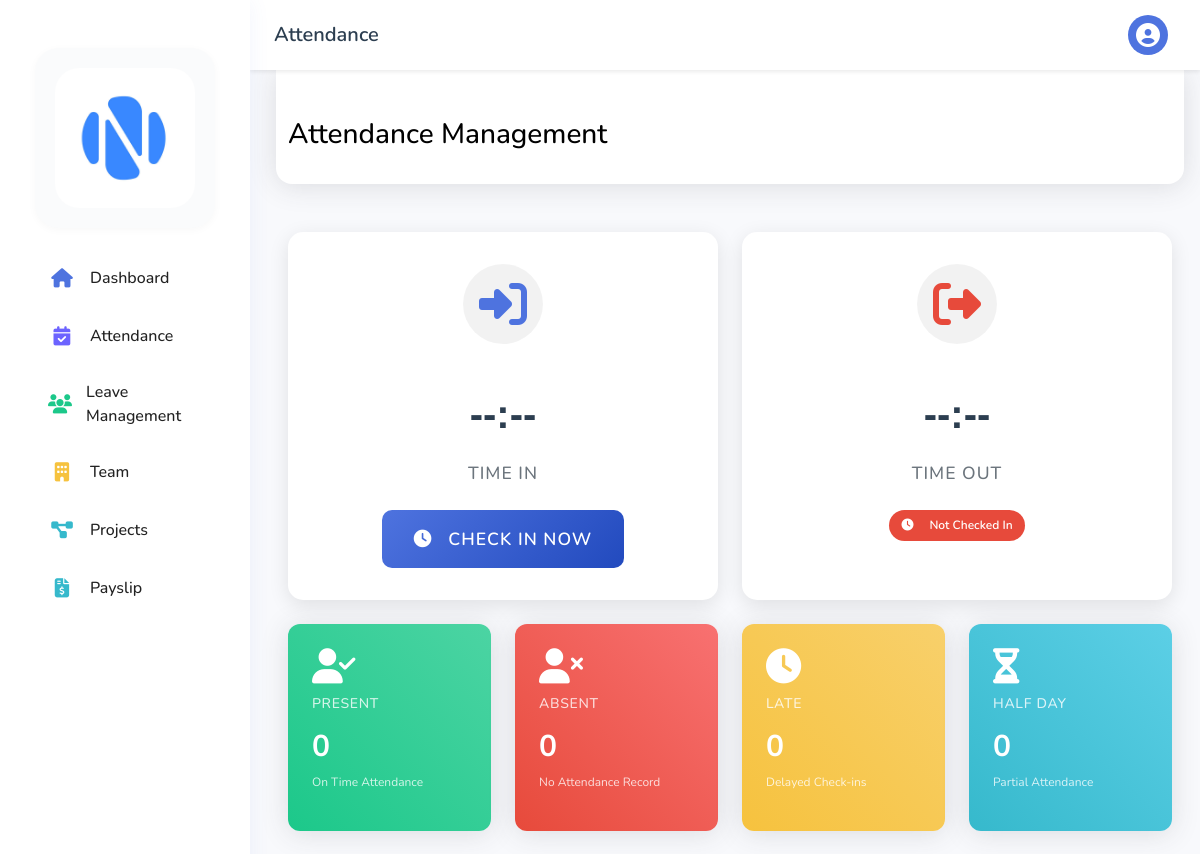
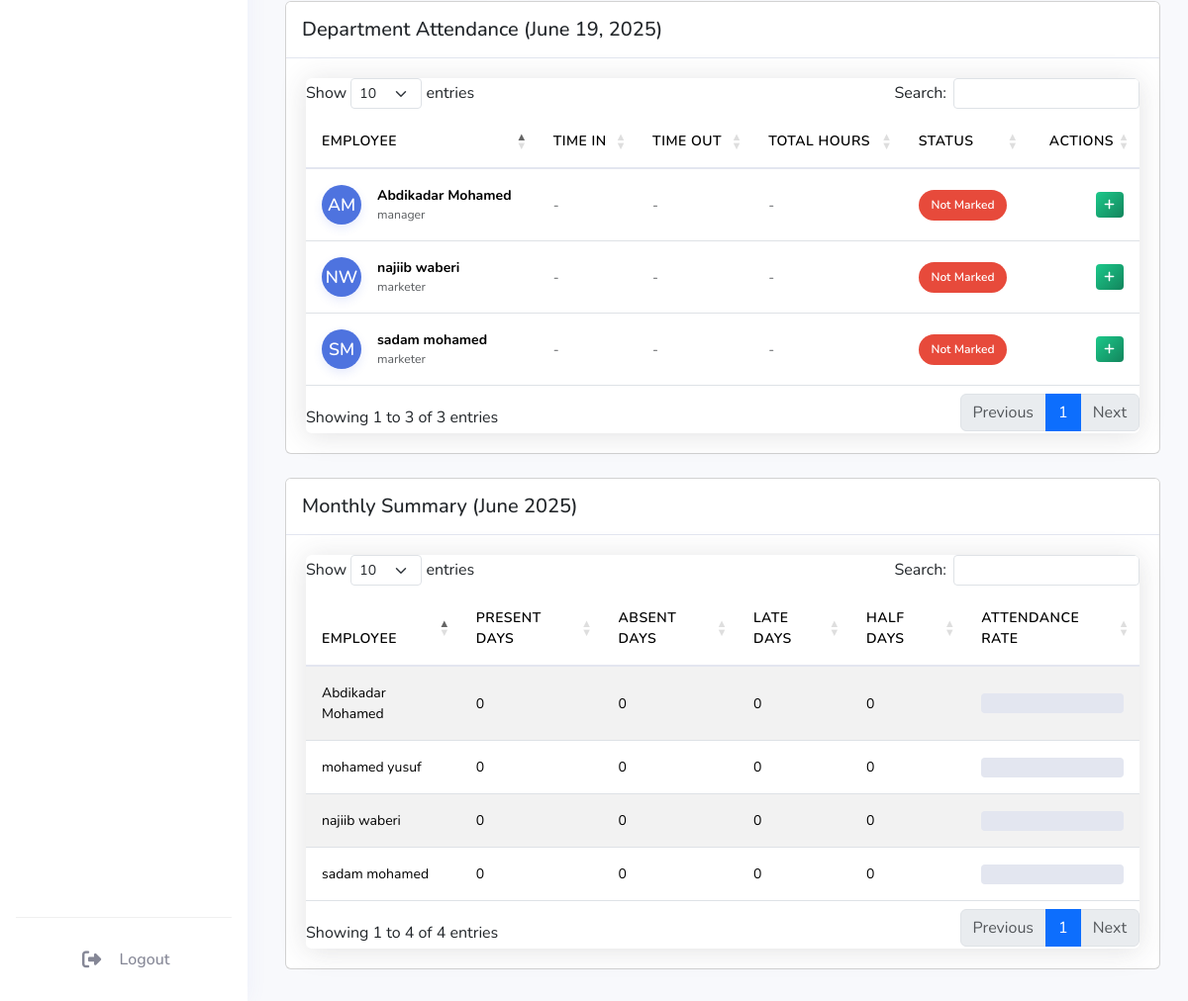
The page /dashboard/manager/attendance.php (signed in) on the database its author committed (2 pictures, top to bottom).
### tables this page shows
CREATE TABLE `employees` (
  `emp_id` int(11) NOT NULL,
  `user_id` int(11) DEFAULT NULL,
  `first_name` varchar(50) NOT NULL,
  `last_name` varchar(50) NOT NULL,
  `dept_id` int(11) DEFAULT NULL,
  `position` varchar(100) DEFAULT NULL,
  `hire_date` date DEFAULT NULL,
  `basic_salary` decimal(10,2) DEFAULT 0.00,
  `salary` decimal(10,2) DEFAULT NULL,
  `phone` varchar(20) DEFAULT NULL,
  `address` text DEFAULT NULL,
  `profile_image` varchar(255) DEFAULT NULL,
  `gender` enum('male','female') NOT NULL DEFAULT 'male'
);

### dashboard/manager/attendance.php (the view, shortened to what the rows shown need)
<?php
require_once '../../config/database.php';
$stmt = $pdo->prepare("
    SELECT e.*, d.dept_id, d.dept_name
    FROM employees e
    LEFT JOIN departments d ON e.dept_id = d.dept_id
    WHERE e.user_id = ?
");
$stmt->execute([$_SESSION['user_id']]);
$manager = $stmt->fetch();
$current_date = isset($_GET['date']) ? $_GET['date'] : date('Y-m-d');
$current_month = date('Y-m');
$department_employees = [];
$attendance_stats = [
    'total_employees' => 0,
    'present_count' => 0,
    'absent_count' => 0,
    'late_count' => 0,
    'halfday_count' => 0
];
$monthly_summary = [];
try {
    $stmt = $pdo->prepare("
        SELECT e.emp_id, e.first_name, e.last_name, e.position, u.email, e.phone
        FROM employees e
        JOIN users u ON e.user_id = u.user_id
        WHERE e.dept_id = ?
        ORDER BY e.first_name
    ");
    $stmt->execute([$manager['dept_id']]);
    $department_employees = $stmt->fetchAll();
    $stmt = $pdo->prepare("
        SELECT
            COUNT(*) as total_employees,
            SUM(CASE WHEN a.status = 'present' THEN 1 ELSE 0 END) as present_count,
            SUM(CASE WHEN a.status = 'absent' THEN 1 ELSE 0 END) as absent_count,
            SUM(CASE WHEN a.status = 'late' THEN 1 ELSE 0 END) as late_count,
            SUM(CASE WHEN a.status = 'half-day' THEN 1 ELSE 0 END) as halfday_count
        FROM employees e
        LEFT JOIN attendance a ON e.emp_id = a.emp_id AND DATE(a.attendance_date) = ?
        WHERE e.dept_id = ?
    ");
    $stmt->execute([$current_date, $manager['dept_id']]);
    $attendance_stats = $stmt->fetch();
    $stmt = $pdo->prepare("
        SELECT
            e.emp_id,
            e.first_name,
            e.last_name,
            COUNT(DISTINCT CASE WHEN a.status = 'present' THEN DATE(a.attendance_date) END) as present_days,
            COUNT(DISTINCT CASE WHEN a.status = 'absent' THEN DATE(a.attendance_date) END) as absent_days,
            COUNT(DISTINCT CASE WHEN a.status = 'late' THEN DATE(a.attendance_date) END) as late_days,
            COUNT(DISTINCT CASE WHEN a.status = 'half-day' THEN DATE(a.attendance_date) END) as halfday_days
        FROM employees e
        LEFT JOIN attendance a ON e.emp_id = a.emp_id
            AND DATE_FORMAT(a.attendance_date, '%Y-%m') = ?
        WHERE e.dept_id = ?
        GROUP BY e.emp_id, e.first_name, e.last_name
        ORDER BY e.first_name
    ");
    $stmt->execute([$current_month, $manager['dept_id']]);
    $monthly_summary = $stmt->fetchAll();
} catch (PDOException $e) {
    $error = "Error fetching data: " . $e->getMessage();
}
?>
<!DOCTYPE html>
<html lang="en">
<head>
    <link href="https://cdn.jsdelivr.net/npm/bootstrap@5.3.2/dist/css/bootstrap.min.css" rel="stylesheet">
    <link rel="stylesheet" href="https://cdnjs.cloudflare.com/ajax/libs/font-awesome/6.4.0/css/all.min.css">
    <link rel="stylesheet" href="https://cdn.datatables.net/1.11.5/css/dataTables.bootstrap5.min.css">
    <link rel="stylesheet" href="../../assets/css/dashboard.css">
</head>
<body>
        <?php include 'includes/topbar.php'; ?>
    <div class="main-content" style="margin-left:260px; padding-top:70px; min-height:100vh; background:#f8f9fc;">
        <div class="page-header">
            <div class="container-fluid">
                <div class="d-flex justify-content-between align-items-center">
                    <h1 class="h3 mb-0 text-black">Attendance Management</h1>
                </div>
            </div>
        </div>
        <div class="container-fluid">
            <div class="row mb-4">
                <div class="col-md-3">
                    <div class="card card-stat present h-100">
                        <h2><?php echo $attendance_stats['present_count']; ?></h2>
                    </div>
                </div>
                <div class="col-md-3">
                    <div class="card card-stat absent h-100">
                        <h2><?php echo $attendance_stats['absent_count']; ?></h2>
                    </div>
                </div>
                <div class="col-md-3">
                    <div class="card card-stat late h-100">
                        <h2><?php echo $attendance_stats['late_count']; ?></h2>
                    </div>
                </div>
                <div class="col-md-3">
                    <div class="card card-stat halfday h-100">
                        <h2><?php echo $attendance_stats['halfday_count']; ?></h2>
                    </div>
                </div>
            </div>
            <div class="card mb-4">
                <div class="card-body">
                    <div class="table-responsive">
                        <table id="todayAttendanceTable" class="table table-hover align-middle">
                            <thead>
                                <tr>
                                    <th>Employee</th>
                                    <th>Time In</th>
                                    <th>Time Out</th>
                                    <th>Total Hours</th>
                                    <th>Status</th>
                                    <th class="text-end">Actions</th>
                                </tr>
                            </thead>
                            <tbody>
                                <?php foreach ($department_employees as $employee):
                                    if ($employee['emp_id'] == $manager['emp_id']) continue;
                                    $attendance = null;
                                ?>
                                <tr>
                                    <td>
                                        <div class="d-flex align-items-center">
                                            <?php
$profileImg = null;
try {
    if (isset($employee['profile_image'])) {
        $profileImg = $employee['profile_image'];
    } else {
        $stmtImg = $pdo->prepare("SELECT profile_image FROM employees WHERE emp_id = ?");
        $stmtImg->execute([$employee['emp_id']]);
        $imgRow = $stmtImg->fetch();
        $profileImg = $imgRow && !empty($imgRow['profile_image']) ? $imgRow['profile_image'] : null;
    }
} catch (Exception $e) { $profileImg = null; }
?>
<div class="team-avatar" style="width:40px;height:40px;display:flex;align-items:center;justify-content:center;border-radius:50%;background:#4e73df;color:white;font-weight:600;font-size:1.1rem;overflow:hidden;">
    <?php if ($profileImg): ?>
        <img src="../../uploads/profile_photos/<?php echo htmlspecialchars($profileImg); ?>" alt="Profile" style="width:100%;height:100%;object-fit:cover;border-radius:50%;" />
    <?php else: ?>
        <?php $initials = strtoupper(substr($employee['first_name'], 0, 1) . substr($employee['last_name'], 0, 1));
        echo $initials; ?>
    <?php endif; ?>
</div>
                                            <div class="ms-3">
                                                <div class="fw-bold"><?php echo htmlspecialchars($employee['first_name'] . ' ' . $employee['last_name']); ?></div>
                                                <div class="text-muted small"><?php echo htmlspecialchars($employee['position']); ?></div>
                                            </div>
                                        </div>
                                    </td>
                                    <td>
                                        <?php if ($attendance): ?>
                                            <div class="d-flex align-items-center">
                                                <i class="fas fa-sign-in-alt text-primary me-2"></i>
                                                <?php echo date('h:i A', strtotime($attendance['time_in'])); ?>
                                            </div>
                                        <?php else: ?>
                                            <span class="text-muted">-</span>
                                        <?php endif; ?>
                                    </td>
                                    <td>
                                        <?php if ($attendance && $attendance['time_out']): ?>
                                            <div class="d-flex align-items-center">
                                                <i class="fas fa-sign-out-alt text-danger me-2"></i>
                                                <?php echo date('h:i A', strtotime($attendance['time_out'])); ?>
                                            </div>
                                        <?php else: ?>
                                            <span class="text-muted">-</span>
                                        <?php endif; ?>
                                    </td>
                                    <td>
                                        <?php if ($attendance && $attendance['total_hours']): ?>
                                            <div class="d-flex align-items-center">
                                                <i class="fas fa-clock text-info me-2"></i>
                                                <?php echo number_format($attendance['total_hours'], 2); ?> hrs
                                            </div>
                                        <?php else: ?>
                                            <span class="text-muted">-</span>
                                        <?php endif; ?>
                                    </td>
                                    <td>
                                        <?php if ($attendance): ?>
                                            <span class="status-badge status-<?php echo strtolower($attendance['status']); ?>">
                                                <?php echo ucfirst($attendance['status']); ?>
                                            </span>
                                        <?php else: ?>
                                            <span class="status-badge status-absent">Not Marked</span>
                                        <?php endif; ?>
                                    </td>
                                    <td class="text-end">
                                        <?php if ($attendance): ?>
                                            <button class="btn btn-sm btn-primary" onclick='updateAttendance(<?php echo json_encode($attendance); ?>)'>
                                                <i class="fas fa-edit"></i>
                                            </button>
                                        <?php else: ?>
                                            <button class="btn btn-sm btn-success" onclick='addAttendance(<?php echo json_encode($employee); ?>)'>
                                                <i class="fas fa-plus"></i>
                                            </button>
                                        <?php endif; ?>
                                    </td>
                                </tr>
                                <?php endforeach; ?>
                            </tbody>
                        </table>
                    </div>
                </div>
            </div>
            <div class="card">
                <div class="card-body">
                    <div class="table-responsive">
                        <table id="monthlySummaryTable" class="table table-striped">
                            <thead>
                                <tr>
                                    <th>Employee</th>
                                    <th>Present Days</th>
                                    <th>Absent Days</th>
                                    <th>Late Days</th>
                                    <th>Half Days</th>
                                    <th>Attendance Rate</th>
                                </tr>
                            </thead>
                            <tbody>
                                <?php foreach ($monthly_summary as $summary):
                                ?>
                                <tr>
                                    <td><?php echo htmlspecialchars($summary['first_name'] . ' ' . $summary['last_name']); ?></td>
                                    <td><?php echo $summary['present_days']; ?></td>
                                    <td><?php echo $summary['absent_days']; ?></td>
                                    <td><?php echo $summary['late_days']; ?></td>
                                    <td><?php echo $summary['halfday_days']; ?></td>
                                    <td>
                                        <div class="progress" style="height: 20px;">
                                        </div>
                                    </td>
                                </tr>
                                <?php endforeach; ?>
                            </tbody>
                        </table>
                    </div>
                </div>
            </div>
        </div>
    </div>
</body>
</html>

### rows shown on the page
employees: initials "AM", first_name+last_name "Abdikadar Mohamed", position "manager", present_days "0", absent_days "0", late_days "0", halfday_days "0"
employees: initials "NW", first_name+last_name "najiib waberi", position "marketer", present_days "0", absent_days "0", late_days "0", halfday_days "0"
employees: initials "SM", first_name+last_name "sadam mohamed", position "marketer", present_days "0", absent_days "0", late_days "0", halfday_days "0"
employees: first_name+last_name "mohamed yusuf", present_days "0", absent_days "0", late_days "0", halfday_days "0"

### other values the page prints
$current_page "Attendance"
$attendance_stats['present_count'] "0"
$attendance_stats['absent_count'] "0"
$attendance_stats['late_count'] "0"
$attendance_stats['halfday_count'] "0"
date('F d, Y', strtotime($current_date)) "June 19, 2025"
date('F Y', strtotime($current_month . '-01')) "June 2025"
